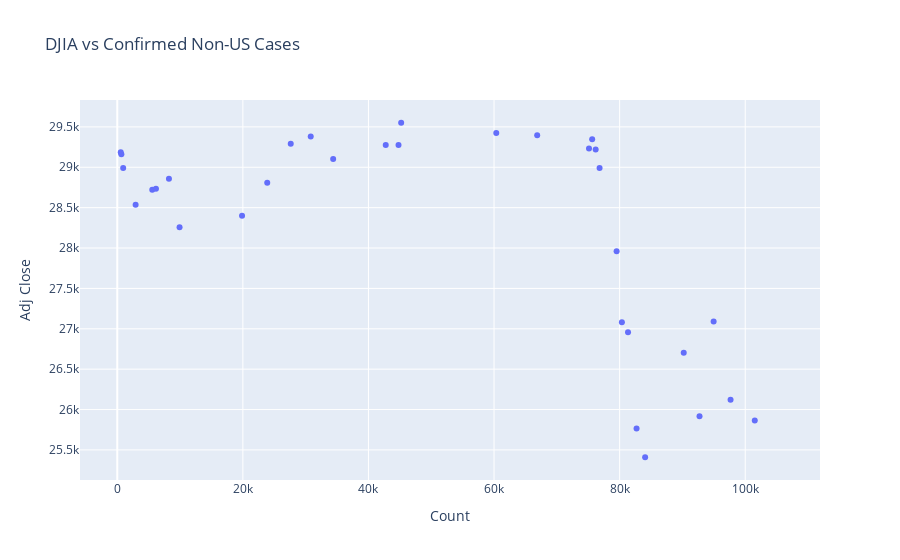

Notebook cell for this chart:
### Code cell
plot_df = tidy_df[(tidy_df['Type']=='Confirmed')&(tidy_df['US']=='Non-US')]

px.scatter(plot_df, x='Count', y='Adj Close', title='DJIA vs Confirmed Non-US Cases')

### Figure 1 — Plotly figure (JSON) as saved in the notebook; plotly's stock layout.template omitted (floating-point values rounded to 4 significant figures)
{"data": [{"hoverlabel": {"namelength": 0}, "hovertemplate": "Count=%{x}<br>Adj Close=%{y}", "legendgroup": "", "marker": {"color": "#636efa", "symbol": "circle"}, "mode": "markers", "name": "", "showlegend": false, "type": "scatter", "x": [554, 652, 939, 1432, 2113, 2922, 5573, 6161, 8229, 9920, 12030, 16779, 19870, 23881, 27624, 30806, 34380, 37109, 40139, 42751, 44790, 45209, 60355, 66872, 69017, 71211, 73245, 75123, 75626, 76184, 76808, 78564, 78950, 79517, 80362, 81338, 82696, 84060, 85943, 88295, 90208, 92722, 94971, 97665, 101522, 105419], "xaxis": "x", "y": [29190.0, 29160.0, 28990.0, null, null, 28540.0, 28720.0, 28730.0, 28860.0, 28260.0, null, null, 28400.0, 28810.0, 29290.0, 29380.0, 29100.0, null, null, 29280.0, 29280.0, 29550.0, 29420.0, 29400.0, null, null, null, 29230.0, 29350.0, 29220.0, 28990.0, null, null, 27960.0, 27080.0, 26960.0, 25770.0, 25410.0, null, null, 26700.0, 25920.0, 27090.0, 26120.0, 25860.0, null], "yaxis": "y"}], "layout": {"legend": {"tracegroupgap": 0}, "title": {"text": "DJIA vs Confirmed Non-US Cases"}, "xaxis": {"anchor": "y", "domain": [0, 1], "title": {"text": "Count"}}, "yaxis": {"anchor": "x", "domain": [0, 1], "title": {"text": "Adj Close"}}}}
